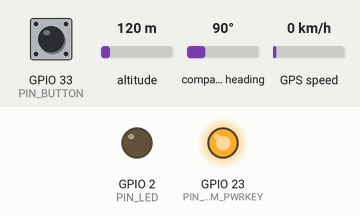
This program was run on a simulated ESP32. On the bench: output pins drawn as LEDs (lit = HIGH). Dashed ring = blinking. Inputs (shaded band) come from the test bench; at power-on: GPIO 33 (PIN_BUTTON) HIGH, altitude 120 m, compass heading 90°, GPS speed 0 km/h. A WiFi scan finds three made-up networks; storage starts empty; the GPS gets a fix after 3 s at 37.7749, -122.4194 with 8 satellites; the modem accepts every AT command (registered, SIM ready, sends succeed) and sends nothing else; what the program prints to the serial monitor is not drawn.

Above: at 6.5 s.
6.6 s: GPIO 33 (PIN_BUTTON) pulled LOW for 0.15 s
At 6.85 s:
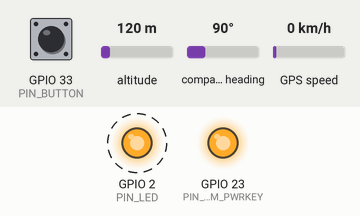
11.0 s: GPIO 33 (PIN_BUTTON) pulled LOW for 3.2 s
15.7 s: GPIO 33 (PIN_BUTTON) driven LOW
At 19.7 s:
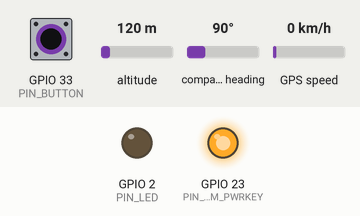
19.9 s: GPIO 33 (PIN_BUTTON) driven HIGH
At 22.54 s:
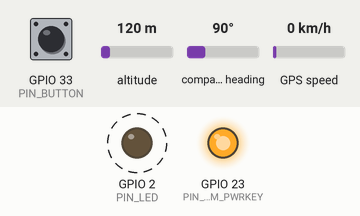
Timing chart, 0 to 24.3 s (numbered marks = the images above; inputs shaded):
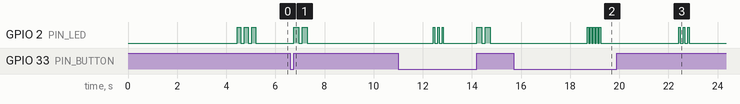

Measured:
- after the input at 6.6 s, GPIO 2 (PIN_LED): alternates HIGH for 0.20 s and LOW for 0.15 s, 4 changes in all, then stays LOW, starting after 0.15 s
- after the input at 15.7 s, GPIO 2 (PIN_LED): alternates HIGH for 0.06 s and LOW for 0.06 s, 10 changes in all, then stays LOW, starting after 3.0 s
- after the input at 19.9 s, GPIO 2 (PIN_LED): alternates HIGH for 0.06 s and LOW for 0.12 s, 6 changes in all, then stays LOW, starting after 2.5 s

The program:

main.cpp
```cpp
// Phase 0 coverage survey.
//
// Answers the two questions that decide whether this project is buildable at
// all, and both are cheap to answer now and ruinous to discover in Phase 3:
//
//   1. Does 2G actually register, with usable signal, along the child's real
//      route? (Run it twice — once on a Globe SIM, once on Smart.)
//   2. Are there enough Wi-Fi APs indoors to get a position where GNSS cannot?
//
// Walk the route with this on a USB power bank. No laptop needed: samples are
// written to flash, and you dump them over serial afterwards.
//
//   Normal boot            -> logging. LED blinks once per sample.
//   Boot with button held  -> dumps survey.csv to serial, then stops.
//   Button press (logging) -> marks a waypoint. Press at the school gate, in
//                             the classroom, at home — anywhere the answer
//                             matters more than the average.
//   Button held 3 s        -> erases the log (LED flashes fast 5x first).

#include <Arduino.h>
#include <WiFi.h>
#include <LittleFS.h>
#include <TinyGPSPlus.h>

// ---- pins: same map as the tracker, so the survey rig IS the prototype ----
#define PIN_MODEM_RX  16
#define PIN_MODEM_TX  17     // *** level-shift this line to the SIM800L ***
#define PIN_MODEM_PWRKEY 23
#define PIN_GPS_RX    25
#define PIN_GPS_TX    26
#define PIN_BUTTON    33     // active low
#define PIN_LED        2

static const uint32_t SAMPLE_MS   = 10000;
static const uint8_t  MAX_APS     = 6;     // enough for a geolocation query
static const char*    LOG_PATH    = "/survey.csv";

HardwareSerial Modem(2);
HardwareSerial Gps(1);
TinyGPSPlus gps;

static uint16_t waypoint = 0;
static uint32_t sampleNo = 0;

// --------------------------------------------------------------- helpers ---
static String sendAT(const char* cmd, uint32_t timeout = 2000) {
    while (Modem.available()) Modem.read();
    Modem.println(cmd);
    String out;
    uint32_t t0 = millis();
    while (millis() - t0 < timeout) {
        while (Modem.available()) out += (char)Modem.read();
        if (out.indexOf("OK") >= 0 || out.indexOf("ERROR") >= 0) break;
    }
    out.replace("\r", " "); out.replace("\n", " ");
    out.trim();
    return out;
}

// "+CSQ: 17,0" -> 17. 99 means "not known or not detectable".
static int parseCsq(const String& r) {
    int i = r.indexOf("+CSQ:");
    if (i < 0) return -1;
    return r.substring(i + 5, r.indexOf(',', i)).toInt();
}

// "+CREG: 0,1" -> 1 (home) or 5 (roaming) mean registered.
static int parseCreg(const String& r) {
    int i = r.indexOf("+CREG:");
    if (i < 0) return -1;
    int c = r.indexOf(',', i);
    return c < 0 ? -1 : r.substring(c + 1, c + 2).toInt();
}

static String parseOperator(const String& r) {
    int q1 = r.indexOf('"');
    int q2 = r.indexOf('"', q1 + 1);
    return (q1 < 0 || q2 < 0) ? String("") : r.substring(q1 + 1, q2);
}

static void blink(int times, int on = 60, int off = 120) {
    for (int i = 0; i < times; i++) {
        digitalWrite(PIN_LED, HIGH); delay(on);
        digitalWrite(PIN_LED, LOW);  delay(off);
    }
}

// ------------------------------------------------------------- dump mode ---
static void dumpAndHalt() {
    Serial.println(F("\n===== survey.csv ====="));
    File f = LittleFS.open(LOG_PATH, "r");
    if (!f) { Serial.println(F("(no log yet)")); }
    else { while (f.available()) Serial.write(f.read()); f.close(); }
    Serial.println(F("\n===== end ====="));
    Serial.println(F("Save the block above as survey.csv, then: python3 analyze.py survey.csv"));
    while (true) { blink(1, 400, 1600); }
}

// ---------------------------------------------------------------- sample ---
static void takeSample() {
    // --- GNSS: feed whatever has arrived since the last sample -------------
    uint32_t t0 = millis();
    while (millis() - t0 < 400) { while (Gps.available()) gps.encode(Gps.read()); }
    bool   fix  = gps.location.isValid() && gps.location.age() < 10000;
    double lat  = fix ? gps.location.lat() : 0.0;
    double lon  = fix ? gps.location.lng() : 0.0;
    int    sats = gps.satellites.isValid() ? gps.satellites.value() : 0;
    double hdop = gps.hdop.isValid() ? gps.hdop.hdop() : 0.0;

    // --- 2G ----------------------------------------------------------------
    int    csq  = parseCsq(sendAT("AT+CSQ"));
    int    creg = parseCreg(sendAT("AT+CREG?"));
    String op   = parseOperator(sendAT("AT+COPS?", 3000));

    // --- Wi-Fi: the indoor position source. Passive scan, no association. ---
    int n = WiFi.scanNetworks(false /* sync */, false /* show hidden */);
    String aps;
    for (int i = 0; i < n && i < MAX_APS; i++) {
        if (i) aps += ";";
        aps += WiFi.BSSIDstr(i) + "/" + String(WiFi.RSSI(i));
    }
    WiFi.scanDelete();

    char line[512];
    snprintf(line, sizeof line,
             "%lu,%u,%u,%d,%d,%.6f,%.6f,%.1f,%d,%d,\"%s\",%d,\"%s\"\n",
             (unsigned long)millis(), (unsigned)++sampleNo, (unsigned)waypoint,
             fix ? 1 : 0, sats, lat, lon, hdop, creg, csq, op.c_str(), n, aps.c_str());

    File f = LittleFS.open(LOG_PATH, "a");
    if (f) { f.print(line); f.close(); }
    Serial.print(line);

    // Signal quality at a glance, no screen required:
    //   3 blinks = registered with decent signal
    //   2 blinks = registered but weak (CSQ < 10)
    //   1 blink  = NOT registered  <-- this is the finding that matters
    bool registered = (creg == 1 || creg == 5);
    blink(!registered ? 1 : (csq >= 10 && csq != 99 ? 3 : 2));
}

// ------------------------------------------------------------------ main ---
void setup() {
    Serial.begin(115200);
    pinMode(PIN_LED, OUTPUT);
    pinMode(PIN_BUTTON, INPUT_PULLUP);
    delay(300);

    if (!LittleFS.begin(true)) { Serial.println(F("LittleFS mount failed")); }

    if (digitalRead(PIN_BUTTON) == LOW) dumpAndHalt();

    if (!LittleFS.exists(LOG_PATH)) {
        File f = LittleFS.open(LOG_PATH, "w");
        if (f) { f.print(F("ms,sample,waypoint,gps_fix,sats,lat,lon,hdop,creg,csq,operator,ap_count,aps\n")); f.close(); }
    }

    WiFi.mode(WIFI_STA);
    WiFi.disconnect();          // scanning only, never associating

    Gps.begin(9600, SERIAL_8N1, PIN_GPS_RX, PIN_GPS_TX);

    Modem.begin(9600, SERIAL_8N1, PIN_MODEM_RX, PIN_MODEM_TX);
    pinMode(PIN_MODEM_PWRKEY, OUTPUT);
    digitalWrite(PIN_MODEM_PWRKEY, LOW);  delay(1100);
    digitalWrite(PIN_MODEM_PWRKEY, HIGH);
    delay(3000);
    sendAT("AT");
    sendAT("ATE0");             // no echo, keeps the parsing simple
    sendAT("AT+CMEE=2");        // verbose errors

    Serial.println(F("\nSurvey started. Walk the route."));
    Serial.println(F("Press the button to mark a waypoint (gate, classroom, home)."));
    Serial.println(F("Reboot with the button held to dump the log.\n"));
    blink(3, 150, 150);
}

void loop() {
    static uint32_t last = 0;
    static uint32_t heldSince = 0;

    // Button: short press marks a waypoint, 3 s hold erases the log.
    if (digitalRead(PIN_BUTTON) == LOW) {
        if (!heldSince) heldSince = millis();
        else if (millis() - heldSince > 3000) {
            blink(5, 60, 60);
            LittleFS.remove(LOG_PATH);
            sampleNo = 0; waypoint = 0;
            File f = LittleFS.open(LOG_PATH, "w");
            if (f) { f.print(F("ms,sample,waypoint,gps_fix,sats,lat,lon,hdop,creg,csq,operator,ap_count,aps\n")); f.close(); }
            Serial.println(F("log erased"));
            while (digitalRead(PIN_BUTTON) == LOW) delay(50);
            heldSince = 0;
        }
    } else if (heldSince) {
        if (millis() - heldSince < 3000) {
            waypoint++;
            Serial.printf("--- waypoint %u ---\n", waypoint);
            blink(2, 200, 150);
        }
        heldSince = 0;
    }

    while (Gps.available()) gps.encode(Gps.read());

    if (millis() - last >= SAMPLE_MS) { last = millis(); takeSample(); }
}
```
